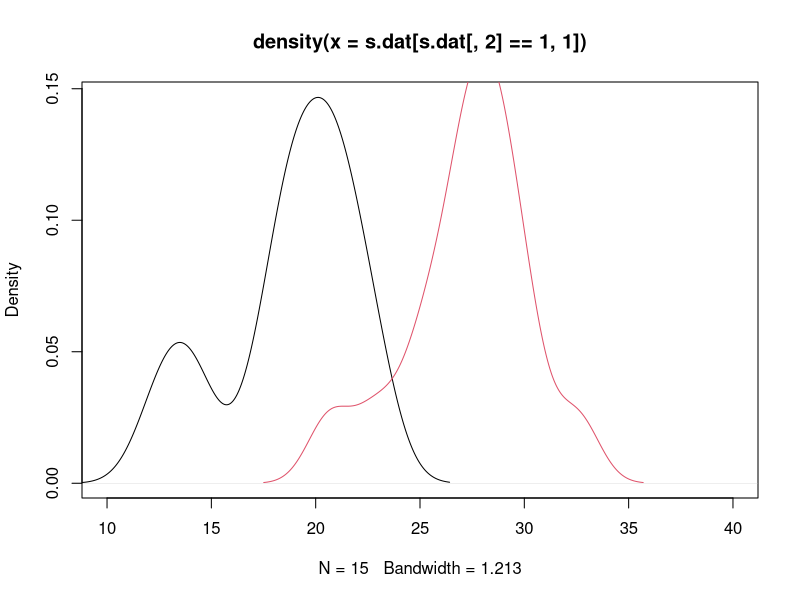

The R script that drew this image: (Note: this script raises an error after producing the figure.)
######Null models / Randomization tests code##########
# Date: 4/24/2012
# Author: E. M. Hart
# Description: Code to demonstrate and teach 
# null models and Monte Carlo methods.
# Includes plotting methods from standard R libraries
# and ggplot2 libraries
#####################################################

###Example 1
# Simple test of difference of two means
####

###Generate two random data sets###

#set sample size
n <- 15

####Create data frame

s.dat <- data.frame(cbind(c(rnorm(n,20,3),rnorm(n,27,3)),c(rep(1,n),rep(2,n))))
colnames(s.dat) <- c("Measure","Group")
####Stanard R plot
plot(density(s.dat[s.dat[,2]==1,1]),xlim=c(10,40))
lines(density(s.dat[s.dat[,2]==2,1]),col=2)
####ggplot2 code
ggplot(s.dat,aes(x=Measure,group=as.factor(Group),fill=as.factor(Group),alpha=.5))+geom_density()+xlim(0,15)

####Parametric t.test#####
tt1 <- t.test(x=s.dat[s.dat[,2]==2,1],y=s.dat[s.dat[,2]==1,1])

#####Randomization test#######
# In this case the test metric
# is if the difference between the two means
# is different from 0
############

##Set the number of randomizations
nran <- 5000
output <- vector()
for(i in 1:nran){
  ###Shuffle association via sample()
  new.ind <- sample(s.dat$G,length(s.dat$G),replace=F)
  output[i] <- mean(s.dat$M[new.ind==1]) - mean(s.dat$M[new.ind==2])
}

##Find true metric
true.val <- mean(s.dat[s.dat[,2]==1,1])-mean(s.dat[s.dat[,2]==2,1])
###Normal R plot
plot(density(output),xlim=c(-6,6))
abline(v=true.val)
####ggplot2###
ggplot(as.data.frame(output),aes(x=output))+geom_density()+xlim(-6,6)+geom_vline(xintercept=true.val)

###Check true value against quantiles
quantile(output,c(.025,.975))




#########A null model example from Gotelli 2000######
# A simple null model example



###Generate random matrix
spec <- 5
sites <- 7
rand.mat <- rbinom(spec*sites,1,.5)
dim(rand.mat) <- c(spec,sites)

###Function to calculate C-Score our default metric
# See Gotelli 2000 for full description
# or Stone and Roberts 1990
# Input is a species x site data matrix
####

c.score <- function(sp.mat){
  CU <- vector()
  sp.num <- dim(sp.mat)[1]
  count <- 1
  for (i in 1:(sp.num-1)){
    for(k in (i+1):sp.num){
      #first count the number of shared sites
      Q <- sum(apply(rbind(sp.mat[i,],sp.mat[k,]),2,sum)==2)
      CU[count] <- (sum(sp.mat[i,])-Q)*(sum(sp.mat[k,])-Q)
      count<- count+1
    }
  }
  return(mean(CU))
}

#### Randomization algorithm########
#### this randomization algorithm is based on SIM9 from Gotelli 2000
#### In works by keeping row and column totals fixed
#### Inputs are: nsim: the number of simulations to perform
#### sp.mat:  The presence-absence species x sits matrix

sim9 <- function(nsim,sp.mat){
  
  #get constraints
  r.cons <- apply(sp.mat,1,sum)
  c.cons <- apply(sp.mat,2,sum)
  ####Loop through and fill the initial matrix
  outmat <- matrix(0,nrow=length(r.cons),ncol=length(c.cons))
  for(i in 1:length(r.cons)){
    s.ind <- sample(1:length(c.cons),r.cons[i],replace=F)
    outmat[i,s.ind] <- 1
     }
  ### Now row constraints should be the same, but the column counts need to be shuffled
  col.offset<- apply(outmat,2,sum) - c.cons
  for(i in 1:length(col.offset)){
      which()
    
  }
  
}




























